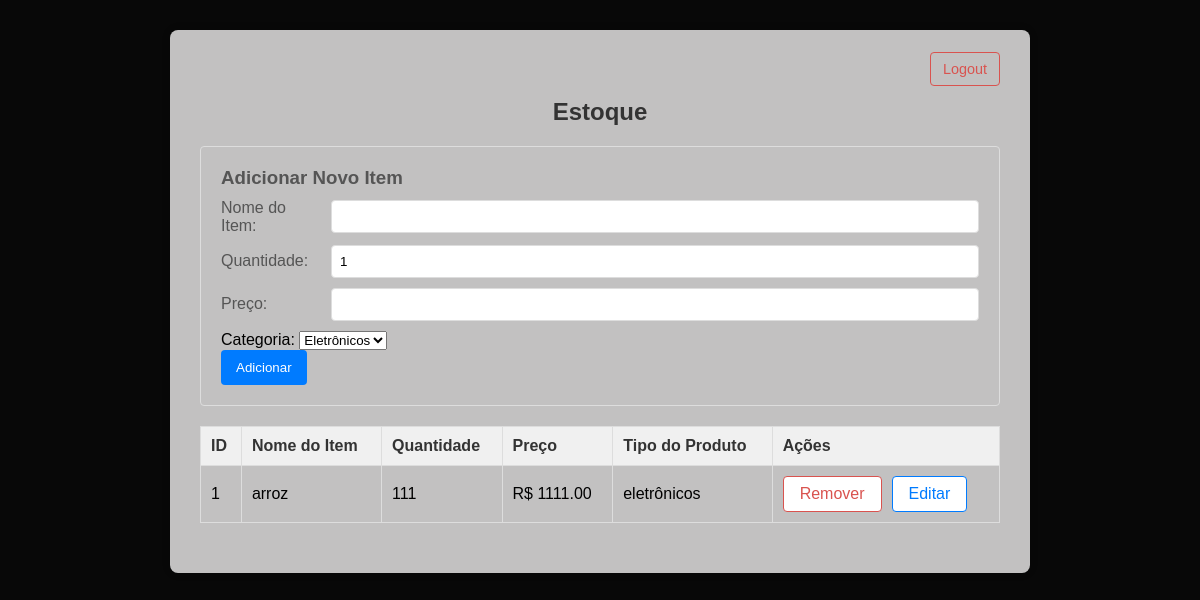
Page / (signed in) on the earlier database version.
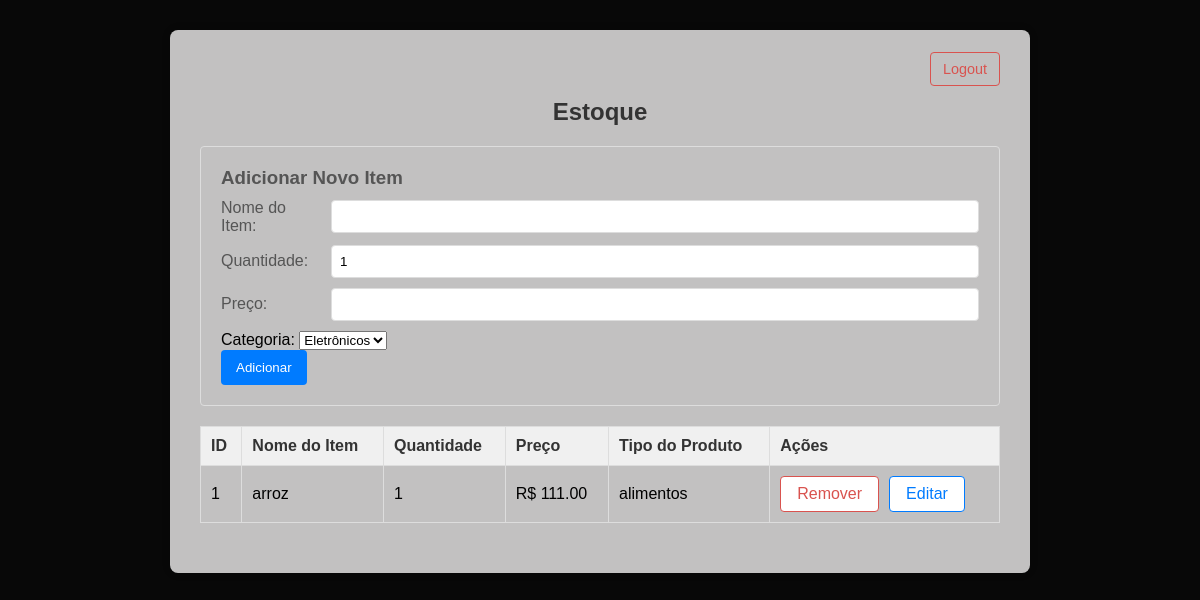
Same page on the later database version.
### flask_app.py (models this page shows)
class Inventory(db.Model):
    id = db.Column(db.Integer, primary_key=True)
    item_name = db.Column(db.String(150), nullable=False)
    quantity = db.Column(db.Integer, nullable=False)
    price = db.Column(db.Float, nullable=False)
    type = db.Column(db.String(50), nullable=False)
    user_id = db.Column(db.Integer, db.ForeignKey('user.id'), nullable=False)

### flask_app.py (the view)
@app.route('/')
def index():
    if 'user_id' in session:
        inventories = Inventory.query.filter_by(user_id=session['user_id']).all()
        return render_template('estoque.html', inventories=inventories)
    return redirect(url_for('login'))

### templates/estoque.html (shortened to what this page needs)
<!DOCTYPE html>
<html>
  <head>
  </head>
  <body>
    <div class="container">
      <div class="logout-link">
        <a href="{{ url_for('logout') }}">Logout</a>
      </div>
      <h2>Estoque</h2>
      <div class="add-form">
        <h3>Adicionar Novo Item</h3>
        <form method="POST" action="{{ url_for('add_item') }}">
          <div class="form-group">
            <label for="item_name">Nome do Item:</label>
            <input type="text" id="item_name" name="item_name" required />
          </div>
          <div class="form-group">
            <label for="quantity">Quantidade:</label>
            <input
              type="number"
              id="quantity"
              name="quantity"
              min="1"
              value="1"
              required
            />
          </div>
          <div class="form-group">
            <label for="price">Preço:</label>
            <input
              type="number"
              id="price"
              name="price"
              min="0"
              step="0.01"
              required
            />
          </div>
          <div>
            <label for="type">Categoria:</label>
            <select id="type" name="type">
              <option value="eletrônicos">Eletrônicos</option>
            </select>
          </div>
          <button type="submit">Adicionar</button>
        </form>
      </div>
      <table>
        <thead>
          <tr>
            <th>ID</th>
            <th>Nome do Item</th>
            <th>Quantidade</th>
            <th>Preço</th>
            <th>Tipo do Produto</th>
            <th>Ações</th>
          </tr>
        </thead>
        <tbody>
          {% for item in inventories %}
          <tr>
            <td>{{ item.id }}</td>
            <td>{{ item.item_name }}</td>
            <td>{{ item.quantity }}</td>
            <td>R$ {{ "%.2f"|format(item.price) }}</td>
            <td>{{ item.type }}</td>
            <td>
              <div style="display: flex; gap: 10px">
                <a
                  href="{{ url_for('remove_item', item_id=item.id) }}"
                  class="remove-button button-style"
                  >Remover</a
                >
                <a
                  href="{{ url_for('update_item', item_id=item.id) }}"
                  class="update-button button-style"
                  >Editar</a
                >
              </div>
            </td>
          </tr>
          {% else %}
          <tr>
            <td colspan="4">Nenhum item no estoque.</td>
          </tr>
          {% endfor %}
        </tbody>
      </table>
    </div>
  </body>
</html>

### templates/estoque.html (style rules this page uses)
body { font-family: sans-serif; background-color: #080808; margin: 0; display: flex; flex-direction: column; align-items: center; }
.container { background-color: #c2c1c1; padding: 30px; border-radius: 8px; box-shadow: 0 0 10px rgba(0, 0, 0, 0.1); width: 80%; max-width: 800px; margin-top: 30px; }
h2 { text-align: center; margin-bottom: 20px; color: #333; }
table { width: 100%; border-collapse: collapse; margin-bottom: 20px; }
th, td { border: 1px solid #ddd; padding: 10px; text-align: left; }
th { background-color: #f0f0f0; color: #333; }
.add-form { margin-bottom: 20px; padding: 20px; border: 1px solid #ddd; border-radius: 4px; }
.add-form h3 { margin-top: 0; color: #555; margin-bottom: 10px; }
.form-group { margin-bottom: 10px; display: flex; align-items: center; }
.form-group label { width: 100px; display: inline-block; margin-right: 10px; color: #555; }
.form-group input[type="text"], .form-group input[type="number"] { flex-grow: 1; padding: 8px; border: 1px solid #ddd; border-radius: 4px; box-sizing: border-box; }
.add-form button { background-color: #007bff; color: white; padding: 10px 15px; border: none; border-radius: 4px; cursor: pointer; }
.logout-link { text-align: right; margin-bottom: 15px; }
.logout-link a { color: #d9534f; text-decoration: none; padding: 8px 12px; border: 1px solid #d9534f; border-radius: 4px; font-size: 0.9em; }
.remove-button { background: none; border: none; color: #d9534f; cursor: pointer; padding: 0; margin: 0; }
.update-button { background: none; border: none; color: #007bff; cursor: pointer; padding: 0; margin: 0; text-decoration: none; }
.button-style { display: inline-block; padding: 8px 16px; border-radius: 4px; border: none; font-size: 1em; text-decoration: none; transition: background 0.2s, color 0.2s; }
.remove-button.button-style { background: #fff; color: #d9534f; border: 1px solid #d9534f; }
.update-button.button-style { background: #fff; color: #007bff; border: 1px solid #007bff; }

Differences in the rows shown:
changed Inventory "arroz": quantity "111" → "1"; price "1111.00" → "111.00"; type "eletrônicos" → "alimentos"
